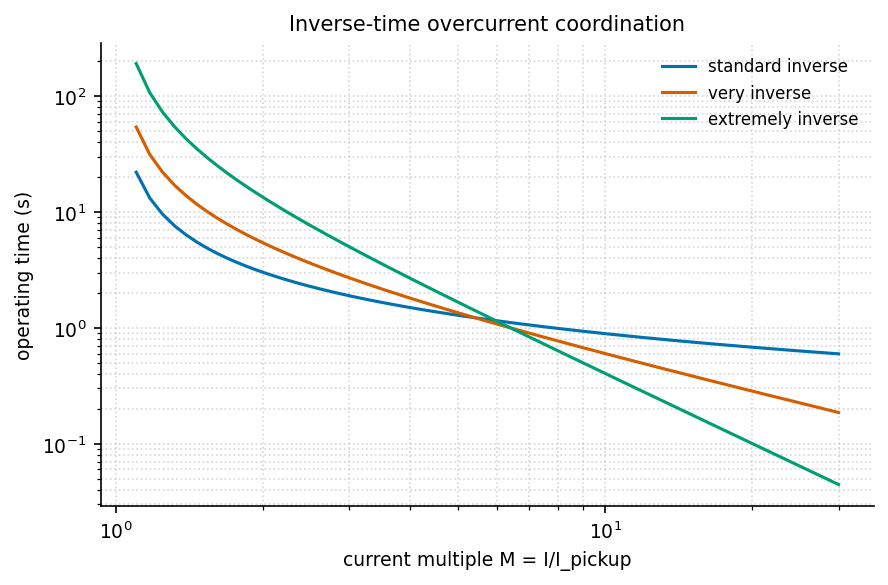

Write the Python code that produced this figure.
"""relay_tcc: 反时限过流保护时间-电流特性（log-log TCC）."""
import sys, os; sys.path.insert(0, os.path.join(os.path.dirname(os.path.abspath(__file__)), '..', '..', '_utils', 'python'))
import numpy as np
import matplotlib.pyplot as plt
from theme import apply_theme
from palette import cycle

def make_figure(title='Inverse-time overcurrent coordination'):
    apply_theme()
    M = np.linspace(1.1, 30, 400)
    fig, ax = plt.subplots()
    # IEC 60255 标准反时限族: t = TDS * k / (M^a - 1)
    for i, (name, k, a, tds) in enumerate([
            ('standard inverse', 0.14, 0.02, 0.3),
            ('very inverse', 13.5, 1.0, 0.4),
            ('extremely inverse', 80.0, 2.0, 0.5)]):
        ax.loglog(M, tds*k/(M**a - 1), color=cycle(i), label=name)
    ax.set_xlabel('current multiple M = I/I_pickup'); ax.set_ylabel('operating time (s)')
    ax.set_title(title); ax.legend()
    ax.grid(True, which='both', linestyle=':', alpha=0.5)
    fig.tight_layout()
    return fig

if __name__ == '__main__':
    fig = make_figure(); fig.savefig(__file__.replace('.py', '.png'), dpi=150)
